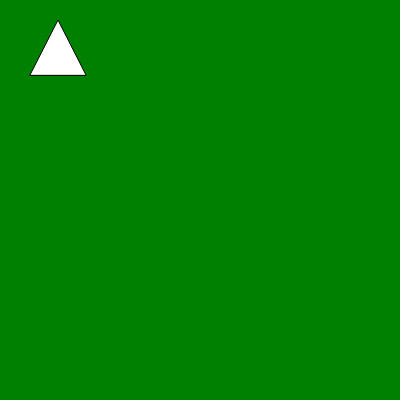
Frame 1 (no input)
Frame 60 (no input): identical to frame 1, image omitted
Frame 120 (the mouse pressed at the canvas centre since frame 60): identical to frame 1, image omitted

The p5.js sketch that drew this single still picture (run headless with seeded random() and noise() and a simulated clock; from frame 60 on, the mouse is pressed at the canvas centre):

// p5.js sketch
// ── sketch.js
function setup() {
  createCanvas(400, 400);
}

function draw() {
  background(0,128,0);
  triangle(30,75,58,20,86,75);
}
